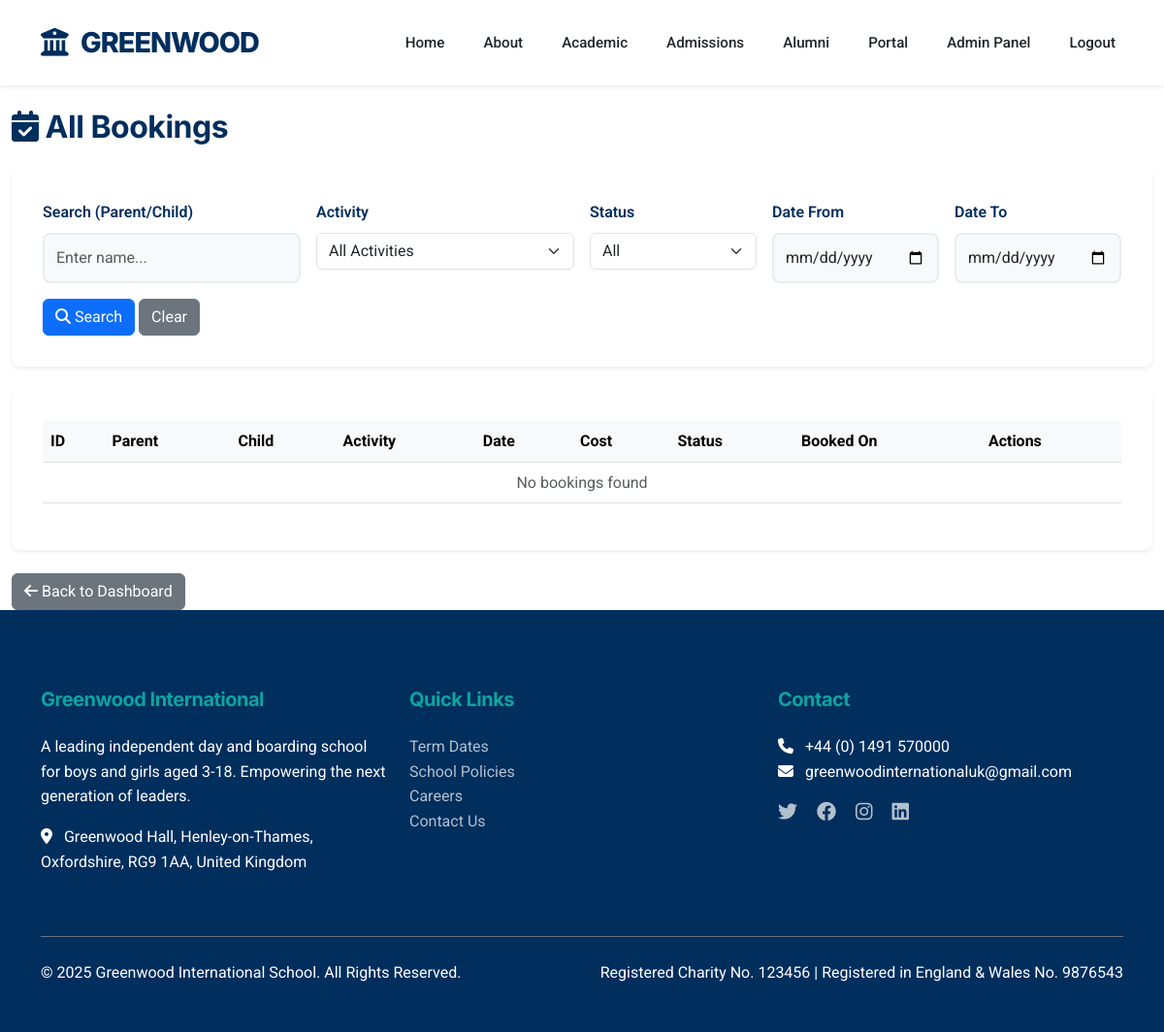
The app's page /admin/bookings (signed in), older data.
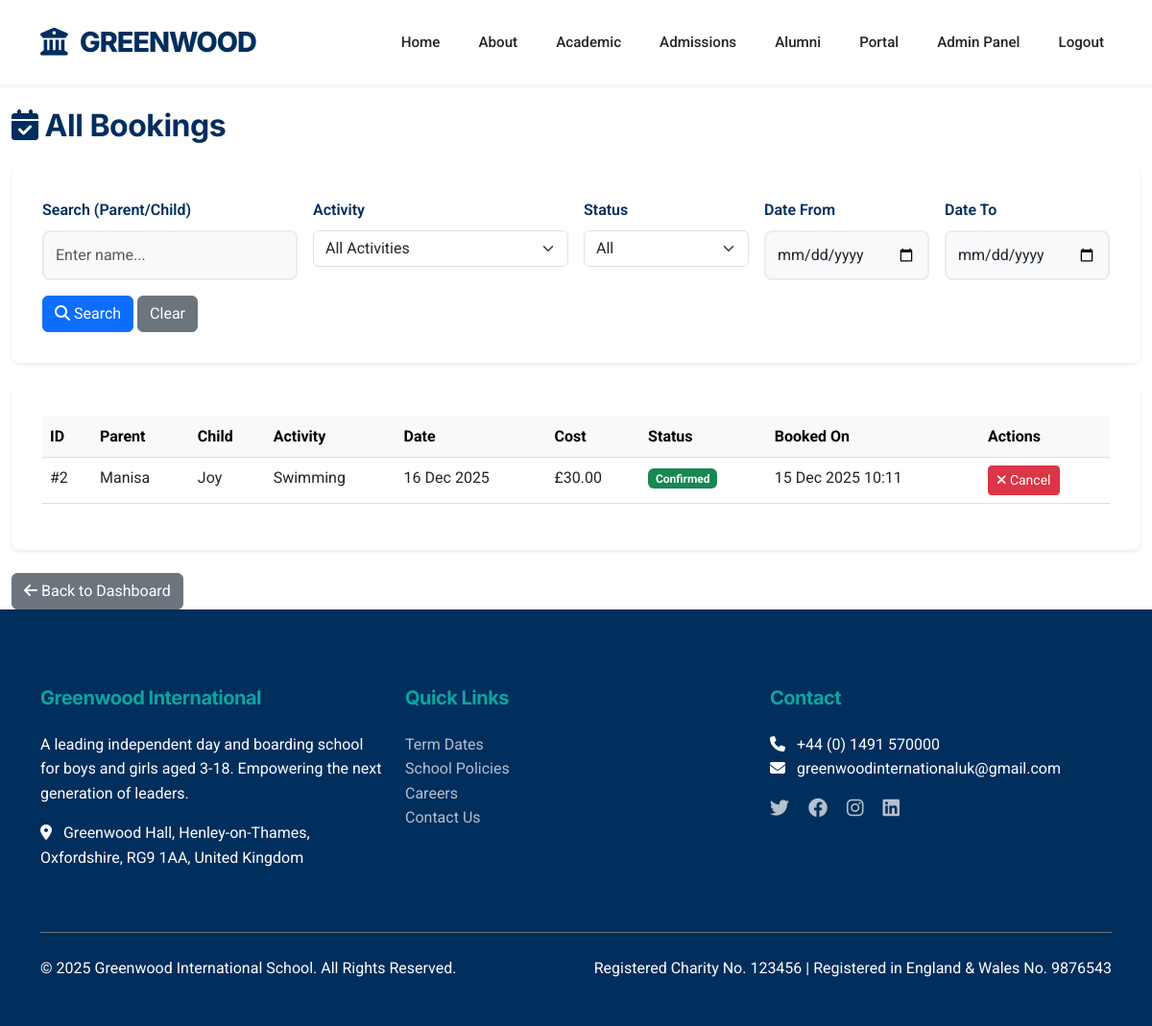
The same page, newer data.
### app.py (models this page shows, shortened)
class Booking(db.Model):
    id = db.Column(db.Integer, primary_key=True)
    parent_id = db.Column(db.Integer, db.ForeignKey('parent.id'), nullable=False)
    child_id = db.Column(db.Integer, db.ForeignKey('child.id'), nullable=False)
    activity_id = db.Column(db.Integer, db.ForeignKey('activity.id'), nullable=False)
    booking_date = db.Column(db.Date, nullable=False)
    status = db.Column(db.String(20), default='confirmed') # confirmed, cancelled
    cost = db.Column(db.Float, nullable=False)
    created_at = db.Column(db.DateTime, default=datetime.utcnow)
    __table_args__ = (db.UniqueConstraint('child_id', 'booking_date', name='unique_booking_per_day'),)

class Parent(db.Model):
    id = db.Column(db.Integer, primary_key=True)
    email = db.Column(db.String(120), unique=True, nullable=False)
    password = db.Column(db.String(200), nullable=False)
    full_name = db.Column(db.String(120), nullable=False)
    phone = db.Column(db.String(20))
    created_at = db.Column(db.DateTime, default=datetime.utcnow)
    bookings = db.relationship('Booking', backref='parent', lazy=True, cascade='all, delete-orphan')
    children = db.relationship('Child', backref='parent', lazy=True, cascade='all, delete-orphan')
    waitlists = db.relationship('Waitlist', backref='parent', lazy=True, cascade='all, delete-orphan')

class Child(db.Model):
    id = db.Column(db.Integer, primary_key=True)
    parent_id = db.Column(db.Integer, db.ForeignKey('parent.id'), nullable=False)
    name = db.Column(db.String(120), nullable=False)
    age = db.Column(db.Integer)
    grade = db.Column(db.String(20))
    created_at = db.Column(db.DateTime, default=datetime.utcnow)
    bookings = db.relationship('Booking', backref='child', lazy=True, cascade='all, delete-orphan')
    attendance_records = db.relationship('Attendance', backref='child', lazy=True, cascade='all, delete-orphan')

class Activity(db.Model):
    id = db.Column(db.Integer, primary_key=True)
    tutor_id = db.Column(db.Integer, db.ForeignKey('tutor.id'), nullable=True)
    name = db.Column(db.String(120), nullable=False)
    description = db.Column(db.Text)
    price = db.Column(db.Float, nullable=False)
    max_capacity = db.Column(db.Integer, default=20)
    day_of_week = db.Column(db.String(20), nullable=False)
    start_time = db.Column(db.String(10), nullable=False)
    end_time = db.Column(db.String(10), nullable=False)
    created_at = db.Column(db.DateTime, default=datetime.utcnow)
    tutor = db.relationship('Tutor', backref='activities', lazy=True)
    bookings = db.relationship('Booking', backref='activity', lazy=True, cascade='all, delete-orphan')
    waitlists = db.relationship('Waitlist', backref='activity', lazy=True, cascade='all, delete-orphan')

### app.py (the view, shortened to what this page needs)
@app.route('/admin/bookings')
@admin_required
def admin_bookings():
    search = request.args.get('search', '')
    activity_filter = request.args.get('activity', '')
    status_filter = request.args.get('status', '')
    date_from = request.args.get('date_from', '')
    date_to = request.args.get('date_to', '')
    query = Booking.query
    if activity_filter:
        query = query.filter_by(activity_id=activity_filter)
    if status_filter:
        query = query.filter_by(status=status_filter)
    if date_from:
        try:
            from_date = datetime.strptime(date_from, '%Y-%m-%d').date()
            query = query.filter(Booking.booking_date >= from_date)
        except ValueError:
            pass
    if date_to:
        try:
            to_date = datetime.strptime(date_to, '%Y-%m-%d').date()
            query = query.filter(Booking.booking_date <= to_date)
        except ValueError:
            pass
    page = request.args.get('page', 1, type=int)
    per_page = 20
    bookings_paginated = query.order_by(Booking.created_at.desc()).paginate(
        page=page, per_page=per_page, error_out=False
    )
    activities = Activity.query.all()
    return render_template('admin/bookings.html',
                           bookings=bookings_paginated.items,
                           pagination=bookings_paginated,
                           activities=activities,
                           search=search,
                           activity_filter=activity_filter,
                           status_filter=status_filter)

### app.py (called while the page is built)
def create_app(config_name='default'):
    app = Flask(__name__)
    app.config.from_object(config[config_name])
    db.init_app(app)
    mail.init_app(app)
    csrf.init_app(app)
    app.config['TEMPLATES_AUTO_RELOAD'] = True
    @app.context_processor
    def inject_now():
        return {'now': datetime.utcnow()}
    return app

def admin_required(f):
    @wraps(f)
    def decorated_function(*args, **kwargs):
        if 'admin_id' not in session:
            return redirect(url_for('admin_login', next=request.url))
        return f(*args, **kwargs)
    return decorated_function

### templates/admin/bookings.html (shortened to what the changed rows need)
{% extends 'base.html' %}
{% block content %}
<div class="container-fluid mt-4">
    <h2 class="mb-4"><i class="fas fa-calendar-check"></i> All Bookings</h2>
    <div class="card shadow-sm">
        <div class="card-body">
            <div class="table-responsive">
                <table class="table table-hover">
                    <thead class="table-light">
                        <tr>
                            <th>ID</th>
                            <th>Parent</th>
                            <th>Child</th>
                            <th>Activity</th>
                            <th>Date</th>
                            <th>Cost</th>
                            <th>Status</th>
                            <th>Booked On</th>
                            <th>Actions</th>
                        </tr>
                    </thead>
                    <tbody>
                        {% for booking in bookings %}
                        <tr>
                            <td>#{{ booking.id }}</td>
                            <td>{{ booking.parent.full_name }}</td>
                            <td>{{ booking.child.name }}</td>
                            <td>{{ booking.activity.name }}</td>
                            <td>{{ booking.booking_date.strftime('%d %b %Y') }}</td>
                            <td>£{{ "%.2f"|format(booking.cost) }}</td>
                            <td>
                                {% if booking.status == 'confirmed' %}
                                <span class="badge bg-success">Confirmed</span>
                                {% else %}
                                <span class="badge bg-secondary">{{ booking.status }}</span>
                                {% endif %}
                            </td>
                            <td>{{ booking.created_at.strftime('%d %b %Y %H:%M') }}</td>
                            <td>
                                {% if booking.status == 'confirmed' %}
                                <form method="POST"
                                    action="{{ url_for('admin_cancel_booking', booking_id=booking.id) }}"
                                    style="display:inline;">
                                    <button type="submit" class="btn btn-sm btn-danger"
                                        onclick="return confirm('Cancel this booking?')">
                                        <i class="fas fa-times"></i> Cancel
                                    </button>
                                </form>
                                {% else %}
                                <span class="text-muted">-</span>
                                {% endif %}
                            </td>
                        </tr>
                        {% else %}
                        <tr>
                            <td colspan="9" class="text-center text-muted">No bookings found</td>
                        </tr>
                        {% endfor %}
                    </tbody>
                </table>
            </div>
        </div>
    </div>
</div>
{% endblock %}

Row changes from the older to the newer data that the page shows:
added Booking: id "2", parent.full_name "Manisa", child.name "Joy", activity.name "Swimming", booking_date "16 Dec 2025", cost "30.00", status "Confirmed", created_at "15 Dec 2025 10:11"
Text that changed along with them:
text no longer shown: "No bookings found"
